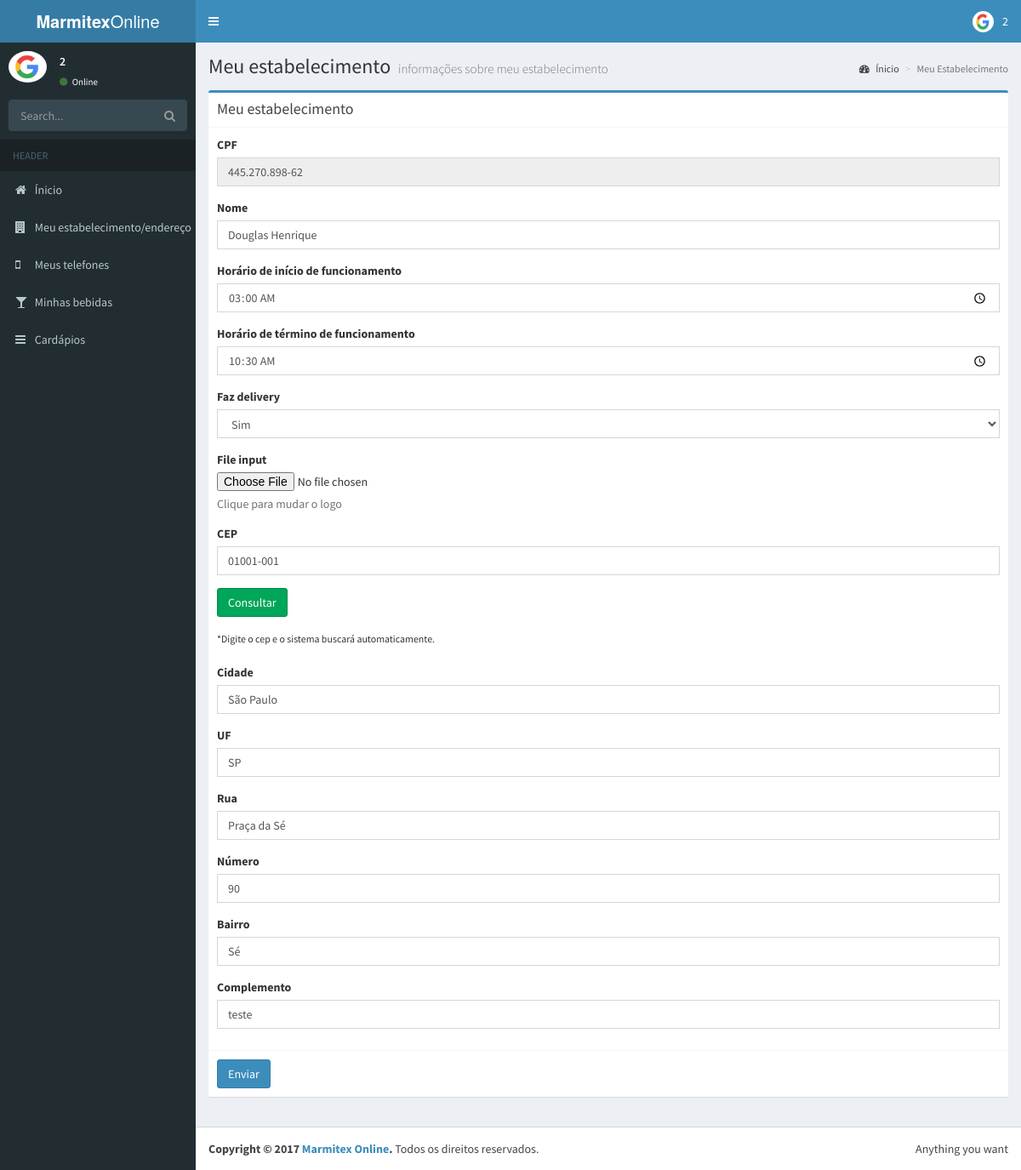
The page /sys/company.php (signed in) on the database as committed earlier.
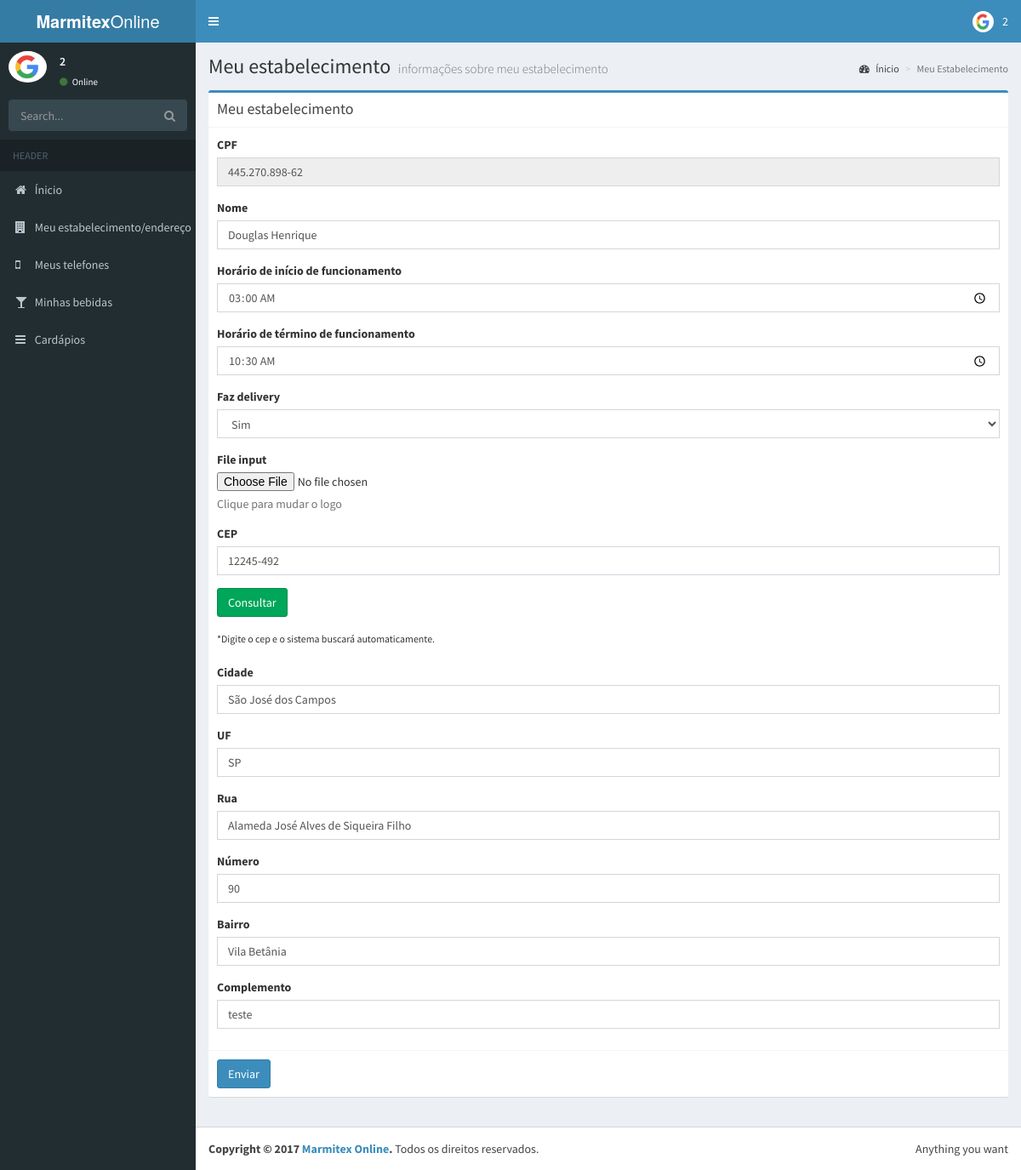
The same page on the database as committed later.
### tables this page shows
CREATE TABLE `user_f` (
  `id` int(11) NOT NULL,
  `id_user` int(11) NOT NULL,
  `user_cpf` varchar(100) NOT NULL,
  `user_name` varchar(100) NOT NULL,
  `logo_address` varchar(100) NOT NULL,
  `start_hour` varchar(45) NOT NULL,
  `finish_hour` varchar(45) NOT NULL,
  `make_delivery` tinyint(1) NOT NULL,
  `cep` varchar(45) NOT NULL,
  `city` varchar(100) NOT NULL,
  `uf` varchar(10) NOT NULL,
  `street` varchar(100) NOT NULL,
  `number` int(11) NOT NULL,
  `nboor` varchar(100) NOT NULL,
  `complement` varchar(100) NOT NULL
);

### sys/company.php (the view, shortened to what this page needs)
<!DOCTYPE html>
<html>
<head>
  <link rel="stylesheet" href="../components_sys/bootstrap/css/bootstrap.min.css">
  <link rel="stylesheet" href="https://cdnjs.cloudflare.com/ajax/libs/font-awesome/4.5.0/css/font-awesome.min.css">
  <link rel="stylesheet" href="https://cdnjs.cloudflare.com/ajax/libs/ionicons/2.0.1/css/ionicons.min.css">
  <link rel="stylesheet" href="../components_sys/dist/css/AdminLTE.min.css">
  <link rel="stylesheet" href="../components_sys/dist/css/skins/skin-blue.min.css">
</head>
<body class="hold-transition skin-blue sidebar-mini">
  <?php require("layout/layout.php"); ?>
<div class="wrapper">
  <?php
  topmenu();
  aside();
  ?>
  <div class="content-wrapper">
    <section class="content-header">
      <h1>
        Meu estabelecimento
        <small>informações sobre meu estabelecimento</small>
      </h1>
      <ol class="breadcrumb">
        <li><a href="../sys/"><i class="fa fa-dashboard"></i> Ínicio</a></li>
        <li class="active">Meu Estabelecimento</li>
      </ol>
    </section>
    <section class="content">
      <div class="box box-primary">
            <div class="box-header with-border">
              <h3 class="box-title">Meu estabelecimento</h3>
            </div>
            <?php
            require("../connection/bd_connection.php");
              if($_SESSION['user_type'] == "2"){
                $SQL = "SELECT * FROM user_f WHERE id_user='".$_SESSION['id_user']."'";
                $result = mysqli_query($con, $SQL) or die(mysqli_error($con));
                if($result){
                  $row = mysqli_fetch_assoc($result);
                  ?>
                  <form role="form" enctype="multipart/form-data" method="post" id="form_profile_f" action="profile_edit.php">
                    <div class="box-body">
                      <div class="form-group">
                        <label for="exampleInputEmail1">CPF</label>
                        <input type="email" class="form-control" id="cpf" name="cpf" readonly="true" value="<?php echo $row['user_cpf']?>"placeholder="CPF">
                      </div>
                      <div class="form-group">
                        <label for="exampleInputEmail1">Nome</label>
                        <input type="text" class="form-control" id="name" name="name" value="<?php echo $row['user_name']?>" placeholder="Seu nome">
                      </div>
                      <div class="form-group">
                        <label for="exampleInputEmail1">Horário de início de funcionamento</label>
                        <input type="time" class="form-control" id="start_hour" name="start_hour" value="<?php echo $row['start_hour']?>" placeholder="Enter email">
                      </div>
                      <div class="form-group">
                        <label for="exampleInputEmail1">Horário de término de funcionamento</label>
                        <input type="time" class="form-control" id="finish_hour" name="finish_hour" value="<?php echo $row['finish_hour']?>" placeholder="Enter email">
                      </div>
                      <div class="form-group">
                        <label for="exampleInputPassword1">Faz delivery</label>
                        <select id='select_delivery' name="select_delivery" class="form-control">
                          <?php
                          if( $row['make_delivery'] == 0){
                            ?>
                            <option value="0"> SELECIONE </option>
                            <option value="1"> Sim </option>
                            <option value="2" selected="true"> Não </option>
                            <?php
                          }else{
                            ?>
                            <option value="1" selected="true"> Sim </option>
                            <?php
                          }
                           ?>
                        </select>
                      </div>
                      <div class="form-group">
                        <label for="exampleInputFile">File input</label>
                        <input type="file" id="image" name="image">
                        <p class="help-block">Clique para mudar o logo</p>
                      </div>
                      <?php
                      if($row['cep'] == "" || $row['cep'] == null){
                        ?>
                        <label>CEP</label>
                          <div class="form-group">
                            <div class="form-group has-feedback">
                               <input type="text" class="form-control" placeholder="Digite o seu CEP" id='cep' name='cep'>
                             </div>
                          </div>
                          <div class="form-group">
                            <button type="submit" class="btn btn-success" id='btn_search'>Consultar</button>
                          </div>
                        <small> *Digite o cep e o sistema buscará automaticamente. </small><br><br>
                        <div class="col-md-12" id="div_addresses">
                        <label> Cidade </label>
                        <div class="form-group has-feedback">
                          <input type="text" class="form-control" id="city" name="city" placeholder="Cidade" >
                        </div>
                        <label> UF </label>
                        <div class="form-group has-feedback">
                          <input type="text" class="form-control" id="uf" name="uf" placeholder="UF" >
                        </div>
                        <label> Rua </label>
                        <div class="form-group has-feedback">
                          <input type="text" class="form-control" id="street" name="street" placeholder="Rua" >
                        </div>
                        <label> Número </label>
                        <div class="form-group has-feedback">
                          <input type="text" class="form-control" id="number" name="number" placeholder="Número" >
                        </div>
                        <label> Bairro </label>
                        <div class="form-group has-feedback">
                          <input type="text" class="form-control" id="nboor" name="nboor" placeholder="Bairro" >
                        </div>
                        <label> Complemento </label>
                        <div class="form-group has-feedback">
                          <input type="text" class="form-control" id="complement" name="complement" placeholder="Complemento" >
                        </div>
                        </div>
                        <?php
                      }else{
                        ?>
                        <label>CEP</label>
                          <div class="form-group">
                            <div class="form-group has-feedback">
                               <input type="text" class="form-control" placeholder="Digite o seu CEP" id='cep' value="<?php echo $row['cep']?>" name='cep'>
                             </div>
                          </div>
                          <div class="form-group">
                            <button type="submit" class="btn btn-success" id='btn_search'>Consultar</button>
                          </div>
                        <small> *Digite o cep e o sistema buscará automaticamente. </small><br><br>
                        <label> Cidade </label>
                        <div class="form-group has-feedback">
                          <input type="text" class="form-control" id="city" name="city" value="<?php echo $row['city']?>" placeholder="Cidade" >
                        </div>
                        <label> UF </label>
                        <div class="form-group has-feedback">
                          <input type="text" class="form-control" id="uf" name="uf" value="<?php echo $row['uf']?>" placeholder="UF" >
                        </div>
                        <label> Rua </label>
                        <div class="form-group has-feedback">
                          <input type="text" class="form-control" id="street" name="street" value="<?php echo $row['street']?>" placeholder="Rua" >
                        </div>
                        <label> Número </label>
                        <div class="form-group has-feedback">
                          <input type="text" class="form-control" id="number" name="number" value="<?php echo $row['number']?>" placeholder="Número" >
                        </div>
                        <label> Bairro </label>
                        <div class="form-group has-feedback">
                          <input type="text" class="form-control" id="nboor" name="nboor" value="<?php echo $row['nboor']?>" placeholder="Bairro" >
                        </div>
                        <label> Complemento </label>
                        <div class="form-group has-feedback">
                          <input type="text" class="form-control" id="complement" name="complement" value="<?php echo $row['complement']?>" placeholder="Complemento" >
                        </div>
                        <?php
                      }
                       ?>
                    </div>
                    <div class="box-footer">
                      <button type="submit" class="btn btn-primary">Enviar</button>
                    </div>
                  </form>
                  <?php
                }else{
                  echo "<h3> Usuário não encontrado. </h3>";
                }
              }
            ?>
          </div>
    </section>
  </div>
  <?php
  rodape();
   ?>
</div>
</body>
</html>

### sys/layout/layout.php (shortened to what this page needs)
<?php
function getImage(){
  require("../connection/bd_connection.php");
  if($_SESSION['user_type'] == 2){
    $profile_icon_null = "images/profile_icon_null.png";
    $SQL = "SELECT logo_address FROM user_f WHERE id_user = '".$_SESSION['id_user']."'";
    $result = mysqli_query($con, $SQL) or die(mysqli_error($con));
    $row = mysqli_fetch_assoc($result);
    if($row['logo_address'] != ""){
      return $row['logo_address'];
    }else{
      return $profile_icon_null;
    }
  }
}
function topmenu(){
  ?>
  <header class="main-header">
    <a href="../sys/" class="logo">
      <span class="logo-lg"><b>Marmitex</b>Online</span>
    </a>
    <nav class="navbar navbar-static-top" role="navigation">
      <a href="#" class="sidebar-toggle" data-toggle="offcanvas" role="button">
      </a>
      <div class="navbar-custom-menu">
        <ul class="nav navbar-nav">
          <li class="dropdown user user-menu">
            <a href="#" class="dropdown-toggle" data-toggle="dropdown">
              <img src="<?php echo getImage() ?>" class="user-image" alt="User Image">
              <span class="hidden-xs"><?php echo $_SESSION['name']; ?></span>
            </a>
          </li>
        </ul>
      </div>
    </nav>
  </header>
  <?php
}
  function aside(){
    ?>
    <aside class="main-sidebar">
      <section class="sidebar">
        <div class="user-panel">
          <div class="pull-left image">
            <img src="<?php echo getImage() ?>" class="img-circle" alt="User Image">
          </div>
          <div class="pull-left info">
            <p><?php echo $_SESSION['name']; ?></p>
            <a href="#"><i class="fa fa-circle text-success"></i> Online</a>
          </div>
        </div>
        <form action="#" method="get" class="sidebar-form">
          <div class="input-group">
            <input type="text" name="q" class="form-control" placeholder="Search...">
                <span class="input-group-btn">
                  <button type="submit" name="search" id="search-btn" class="btn btn-flat"><i class="fa fa-search"></i>
                  </button>
                </span>
          </div>
        </form>
        <ul class="sidebar-menu">
          <li class="header">HEADER</li>
          <li><a href="../sys/"><i class="fa fa-home"></i> <span>Ínicio</span></a></li>
          <li><a href="company.php"><i class="fa fa-building"></i> <span>Meu estabelecimento/endereço</span></a></li>
          <li><a href="phones.php"><i class="fa fa-mobile-phone"></i> <span>Meus telefones</span></a></li>
          <li><a href="drinks.php"><i class="fa fa-glass"></i> <span>Minhas bebidas</span></a></li>
          <li><a href="menus.php"><i class="fa fa-bars"></i> <span>Cardápios</span></a></li>
        </ul>
      </section>
    </aside>
    <?php
  }
  function rodape(){
  ?>
    <footer class="main-footer">
      <div class="pull-right hidden-xs">
        Anything you want
      </div>
      <strong>Copyright &copy; 2017 <a href="#">Marmitex Online</a>.</strong> Todos os direitos reservados.
    </footer>
    <?php
  }
 ?>

Rows that differ between the two databases and show on the page:
changed user_f "Douglas Henrique": cep "01001-001" → "12245-492"; city "São Paulo" → "São José dos Campos"; street "Praça da Sé" → "Alameda José Alves de Siqueira Filho"; nboor "Sé" → "Vila Betânia"
